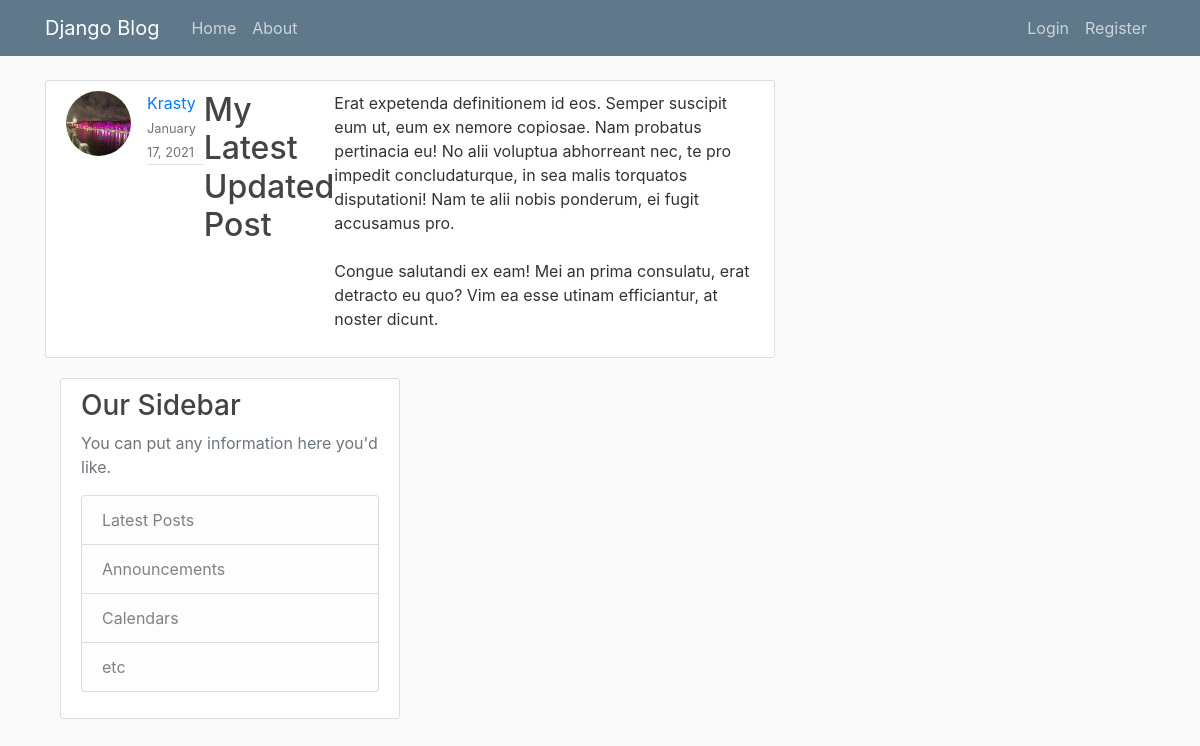
The app's page /post/31/ with its own data.
### blog/models.py (models this page shows, shortened)
class Post(models.Model):
    title = models.CharField(max_length=100)
    content = models.TextField()
    date_posted = models.DateTimeField(default=timezone.now)
    author = models.ForeignKey(User, on_delete=models.CASCADE) # related table by key for a user & user can delete the post as well

### users/models.py (models this page shows, shortened)
class Profile(models.Model): # https://youtu.be/CQ90L5jfldw (info about classes)
    user = models.OneToOneField(User, on_delete=models.CASCADE) # if user delete also delete profile means cascade
    image = models.ImageField(default='default.jpg', upload_to='profile_pics')

### blog/views.py (the view)
# urls.py: path('post/<int:pk>/', PostDetailView.as_view(), name='post-detail'), # grab pk -primary key from the url
class PostDetailView(DetailView):
    model = Post

### blog/templates/blog/post_detail.html (shortened to what this page needs)
{% extends "./base.html" %}
{% block content %}
    <article class="media content-section">
        <img class='rounded-circle article-img' src='{{ object.author.profile.image.url }}'>
        <div class="media-body">
        <div class="article-metadata">
            <a class="mr-2" href="{% url 'user-posts' object.author.username %}">{{ object.author }}</a>
            <small class="text-muted">{{ object.date_posted|date:"F d, Y" }}</small>
            </div>
        </div>
        <h2 class="article-title">{{ object.title }}</h2>
        <p class="article-content">{{ object.content }}</p>
        </div>
{% endblock content %}

### blog/static/blog/main.css (style rules this page uses)
body { background: #fafafa; color: #333333; margin-top: 5rem; }
h1, h2, h3, h4, h5, h6 { color: #444444; }
.content-section { background: #ffffff; padding: 10px 20px; border: 1px solid #dddddd; border-radius: 3px; margin-bottom: 20px; }
.article-title { color: #444444; }
.article-content { white-space: pre-line; }
.article-img { height: 65px; width: 65px; margin-right: 16px; }
.article-metadata { padding-bottom: 1px; margin-bottom: 4px; border-bottom: 1px solid #e3e3e3 }

### records on screen
Post: author.profile.image (picture), author "Krasty", date_posted "January 17, 2021", title "My Latest Updated Post", content "Erat expetenda definitionem id eos. Semper suscipit eum ut, eum ex nemore copiosae. Nam probatus pertinacia eu! No alii voluptua abhorreant nec, te pro impedit concludaturque, in sea malis torquatos disputationi! Nam te alii nobis ponderum, ei fugit accusamus pro. Congue salutandi ex eam! Mei an prima consulatu, erat detracto eu quo? Vim ea esse utinam efficiantur, at noster dicunt."
